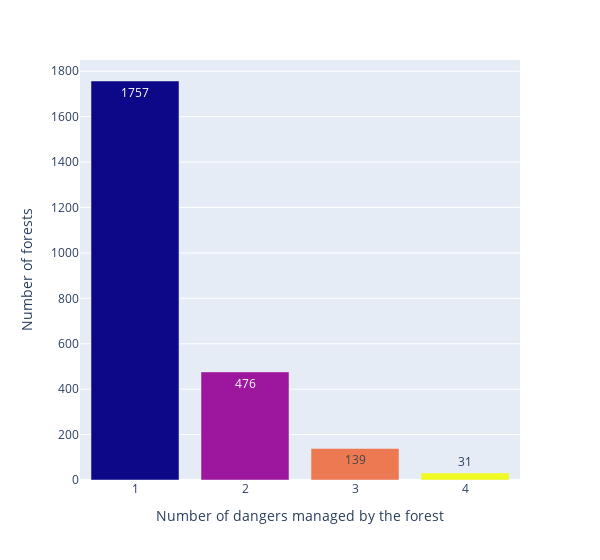

The code cell stored with this chart in its notebook:
### Code cell
danger = pd.DataFrame(parcelle.groupby("PROCESS_SILVA")["PARCELLE"].nunique().reset_index())
danger["x"] = danger["PROCESS_SILVA"].apply(lambda x : str(x))

dpf = px.bar(x="x", y = "PARCELLE", data_frame=danger, color="PROCESS_SILVA",
             labels={"PARCELLE":"Number of forests", "x":"Number of dangers managed by the forest"},
             text_auto=True, width=600)
dpf.update_coloraxes(showscale=False)
dpf.show()

### Figure 1 — Plotly figure (JSON) as saved in the notebook; plotly's stock layout.template omitted (floating-point values rounded to 4 significant figures)
{"data": [{"alignmentgroup": "True", "hovertemplate": "Number of dangers managed by the forest=%{x}<br>Number of forests=%{y}<br>PROCESS_SILVA=%{marker.color}<extra></extra>", "legendgroup": "", "marker": {"color": [1, 2, 3, 4], "coloraxis": "coloraxis", "pattern": {"shape": ""}}, "name": "", "offsetgroup": "", "orientation": "v", "showlegend": false, "textposition": "auto", "texttemplate": "%{y}", "type": "bar", "x": ["1", "2", "3", "4"], "xaxis": "x", "y": [1757, 476, 139, 31], "yaxis": "y"}], "layout": {"barmode": "relative", "coloraxis": {"colorbar": {"title": {"text": "PROCESS_SILVA"}}, "colorscale": [[0, "#0d0887"], [0.1111, "#46039f"], [0.2222, "#7201a8"], [0.3333, "#9c179e"], [0.4444, "#bd3786"], [0.5556, "#d8576b"], [0.6667, "#ed7953"], [0.7778, "#fb9f3a"], [0.8889, "#fdca26"], [1, "#f0f921"]], "showscale": false}, "legend": {"tracegroupgap": 0}, "margin": {"t": 60}, "width": 600, "xaxis": {"anchor": "y", "domain": [0, 1], "title": {"text": "Number of dangers managed by the forest"}}, "yaxis": {"anchor": "x", "domain": [0, 1], "title": {"text": "Number of forests"}}}}
